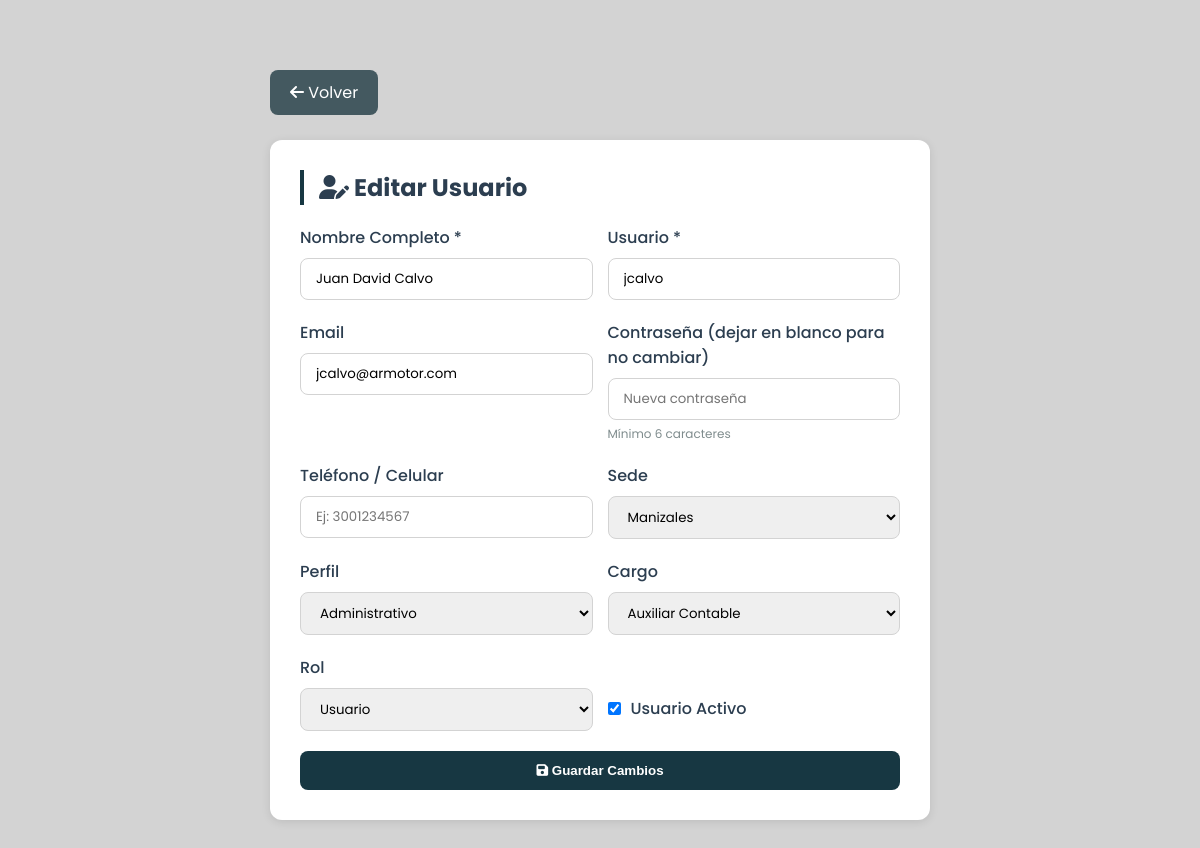
Page /admin/usuarios/editar.php?id=2 (signed in) on the committed database.
### tables this page shows
CREATE TABLE `usuarios` (
  `id` int NOT NULL AUTO_INCREMENT,
  `nombre_completo` varchar(150) NOT NULL,
  `usuario` varchar(50) NOT NULL,
  `email` varchar(100) DEFAULT NULL,
  `telefono` varchar(20) DEFAULT NULL COMMENT 'Número de celular',
  `perfil_usuario` varchar(100) DEFAULT NULL COMMENT 'Perfil del usuario (Ej: Asesor)',
  `cargo` varchar(100) DEFAULT NULL COMMENT 'Cargo del usuario (Ej: Asesor comercial)',
  `sede` varchar(100) DEFAULT NULL COMMENT 'Sede donde trabaja (Ej: Manizales)',
  `password` varchar(255) NOT NULL,
  `rol_id` int DEFAULT '3' COMMENT '1=admin, 2=supervisor, 3=usuario',
  `activo` tinyint DEFAULT '1',
  `fecha_registro` datetime DEFAULT CURRENT_TIMESTAMP,
  `ultimo_acceso` datetime DEFAULT NULL,
  PRIMARY KEY (`id`),
  UNIQUE KEY `usuario` (`usuario`),
  KEY `rol_id` (`rol_id`),
  CONSTRAINT `usuarios_ibfk_1` FOREIGN KEY (`rol_id`) REFERENCES `roles` (`id`) ON DELETE SET NULL
);

CREATE TABLE `roles` (
  `id` int NOT NULL AUTO_INCREMENT,
  `nombre` varchar(50) NOT NULL,
  `descripcion` varchar(255) DEFAULT NULL,
  `activo` tinyint DEFAULT '1',
  `fecha_creacion` datetime DEFAULT CURRENT_TIMESTAMP,
  PRIMARY KEY (`id`),
  UNIQUE KEY `nombre` (`nombre`)
);

### admin/usuarios/editar.php (the view, shortened to what this page needs)
<?php
require_once '../../includes/auth_check.php';
$id = $_GET['id'] ?? 0;
$stmt = $pdo->prepare("SELECT * FROM usuarios WHERE id = ?");
$stmt->execute([$id]);
$usuario = $stmt->fetch(PDO::FETCH_ASSOC);
$roles = $pdo->query("SELECT * FROM roles ORDER BY id")->fetchAll(PDO::FETCH_ASSOC);
$perfiles = array_keys($perfiles_cargos);
$sedes = [
    'Manizales',
    'Pereira',
    'Armenia',
    'Cartago',
    'La Dorada'
];
?>
<!DOCTYPE html>
<html lang="es">
<head>
    <link rel="stylesheet" href="https://cdnjs.cloudflare.com/ajax/libs/font-awesome/6.5.1/css/all.min.css">
</head>
<body>
    <div class="container">
        <a href="index.php" class="btn-volver">
            <i class="fas fa-arrow-left"></i> Volver
        </a>
        <div class="card">
            <h2><i class="fas fa-user-edit"></i> Editar Usuario</h2>
            <form method="POST" action="">
                <div class="form-row">
                    <div class="form-group">
                        <label>Nombre Completo *</label>
                        <input type="text" name="nombre_completo" value="<?php echo htmlspecialchars($usuario['nombre_completo']); ?>" required>
                    </div>
                    <div class="form-group">
                        <label>Usuario *</label>
                        <input type="text" name="usuario" value="<?php echo htmlspecialchars($usuario['usuario']); ?>" required>
                    </div>
                </div>
                <div class="form-row">
                    <div class="form-group">
                        <label>Email</label>
                        <input type="email" name="email" value="<?php echo htmlspecialchars($usuario['email'] ?? ''); ?>">
                    </div>
                    <div class="form-group">
                        <label>Contraseña (dejar en blanco para no cambiar)</label>
                        <input type="password" name="password" placeholder="Nueva contraseña">
                        <div class="info-text">Mínimo 6 caracteres</div>
                    </div>
                </div>
                <div class="form-row">
                    <div class="form-group">
                        <label>Teléfono / Celular</label>
                        <input type="text" name="telefono" placeholder="Ej: 3001234567" value="<?php echo htmlspecialchars($usuario['telefono'] ?? ''); ?>">
                    </div>
                    <div class="form-group">
                        <label>Sede</label>
                        <select name="sede">
                            <?php foreach ($sedes as $sede_opcion): ?>
                                <option value="<?php echo htmlspecialchars($sede_opcion); ?>" <?php echo ($usuario['sede'] ?? '') == $sede_opcion ? 'selected' : ''; ?>>
                                    <?php echo htmlspecialchars($sede_opcion); ?>
                                </option>
                            <?php endforeach; ?>
                        </select>
                    </div>
                </div>
                <div class="form-row">
                    <div class="form-group">
                        <label>Perfil</label>
                        <select name="perfil_usuario" id="perfil_usuario" onchange="actualizarCargos()">
                            <?php foreach ($perfiles as $perfil): ?>
                                <option value="<?php echo htmlspecialchars($perfil); ?>" <?php echo ($usuario['perfil_usuario'] ?? '') == $perfil ? 'selected' : ''; ?>>
                                    <?php echo htmlspecialchars($perfil); ?>
                                </option>
                            <?php endforeach; ?>
                        </select>
                    </div>
                    <div class="form-group">
                        <label>Cargo</label>
                        <select name="cargo" id="cargo">
                            <option value="">Seleccione un perfil primero</option>
                        </select>
                    </div>
                </div>
                <div class="form-row">
                    <div class="form-group">
                        <label>Rol</label>
                        <select name="rol_id">
                            <?php foreach ($roles as $rol): ?>
                                <option value="<?php echo $rol['id']; ?>" <?php echo $usuario['rol_id'] == $rol['id'] ? 'selected' : ''; ?>>
                                    <?php echo htmlspecialchars($rol['nombre']); ?>
                                </option>
                            <?php endforeach; ?>
                        </select>
                    </div>
                    <div class="form-group checkbox-group" style="display: flex; align-items: center; padding-top: 30px;">
                        <input type="checkbox" name="activo" <?php echo $usuario['activo'] ? 'checked' : ''; ?>>
                        <label style="margin: 0;">Usuario Activo</label>
                    </div>
                </div>
                <button type="submit" class="btn-guardar">
                    <i class="fas fa-save"></i> Guardar Cambios
                </button>
            </form>
        </div>
    </div>
</body>
</html>

### admin/usuarios/editar.php (style rules this page uses)
* { margin: 0; padding: 0; box-sizing: border-box; }
body { font-family: 'Poppins', sans-serif; background: #d3d3d3; color: #2c3e50; }
.container { max-width: 700px; margin: 50px auto; padding: 20px; }
.card { background: white; border-radius: 12px; padding: 30px; box-shadow: 0 2px 10px rgba(0,0,0,0.1); margin-top: 25px; }
.card h2 { margin-bottom: 20px; border-left: 4px solid #173742; padding-left: 15px; }
.form-row { display: grid; grid-template-columns: 1fr 1fr; gap: 15px; }
.form-group { margin-bottom: 20px; }
.form-group label { display: block; margin-bottom: 8px; font-weight: 500; }
.form-group input, .form-group select { width: 100%; padding: 10px 15px; border: 1px solid #d3d3d3; border-radius: 8px; font-family: 'Poppins', sans-serif; }
.checkbox-group { display: flex; align-items: center; gap: 10px; }
.checkbox-group input { width: auto; }
.btn-guardar { background: #173742; color: white; border: none; padding: 12px 25px; border-radius: 8px; cursor: pointer; font-weight: 600; width: 100%; transition: all 0.3s ease; }
.info-text { font-size: 12px; color: #7f8c8d; margin-top: 5px; }
.btn-volver { background: #445960; color: white; padding: 10px 20px; text-decoration: none; border-radius: 8px; transition: all 0.3s ease; display: inline-block; }

### rows in the picture
usuarios: nombre_completo "Juan David Calvo", usuario "jcalvo", email "jcalvo@armotor.com", sede "Manizales", perfil_usuario "Administrativo", rol_id "Usuario", activo "☑"
